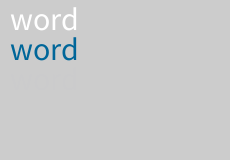
Frame 1 (no input)
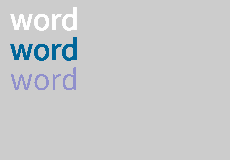
Frame 60 (the mouse pressed at the canvas centre just before this capture)
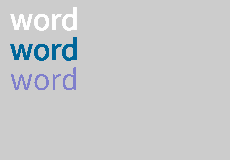
Frame 120 (the mouse held since frame 60 and released just before this capture)

The Processing sketch that drew these frames (run headless with seeded random() and noise(); from frame 60 on, the mouse is pressed at the canvas centre):

// Processing sketch: Drawing_Text
// ── Drawing_Text.pde
// Simple example illustrates printing text with
// different fills and 'fading'

void setup () {
  size (230, 160);
}

void draw() {
  textSize(32);
  fill(255);
  text("word", 10, 30); 
  fill(0, 102, 153);
  text("word", 10, 60);
  fill(0, 102, 153, 1);
  text("word", 10, 90);
}

// Question: change the last number in teh last 'fade' to 
// change based on mouseClicking (See mouseClicking Example)
